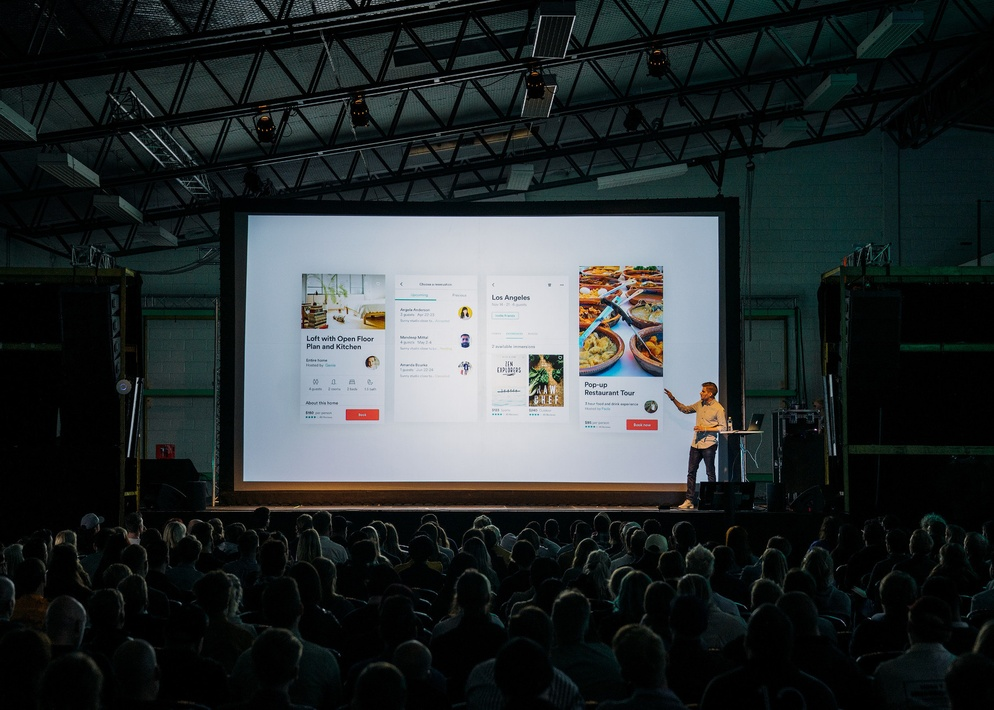
#> input picture content/event/example/featured.jpg, 994 x 710 px, shrunk from 1800 x 1286 before the run, given in place of Fig0911(a)(noisy_fingerprint).tif, which was not available
$ jupyter execute Morphological_Operations.ipynb   (text cells are left out)
#> lines starting #> are read from the running program, lines starting #| are printed output that depends on the picture; pictures that were not available may be replaced by others from this repository, and a replacement may not be noted
[cell 1]
# import libraries
import cv2
import pandas as pd
import numpy as np
import matplotlib.pyplot as plt

[cell 2]
img = cv2.imread(r"F:\New_Laptop_Documents\NMIMS_College_Docs\2nd_Year\2nd Semester\SIP\Practicals\Experiment_9\Fig0911(a)(noisy_fingerprint).tif", 0)
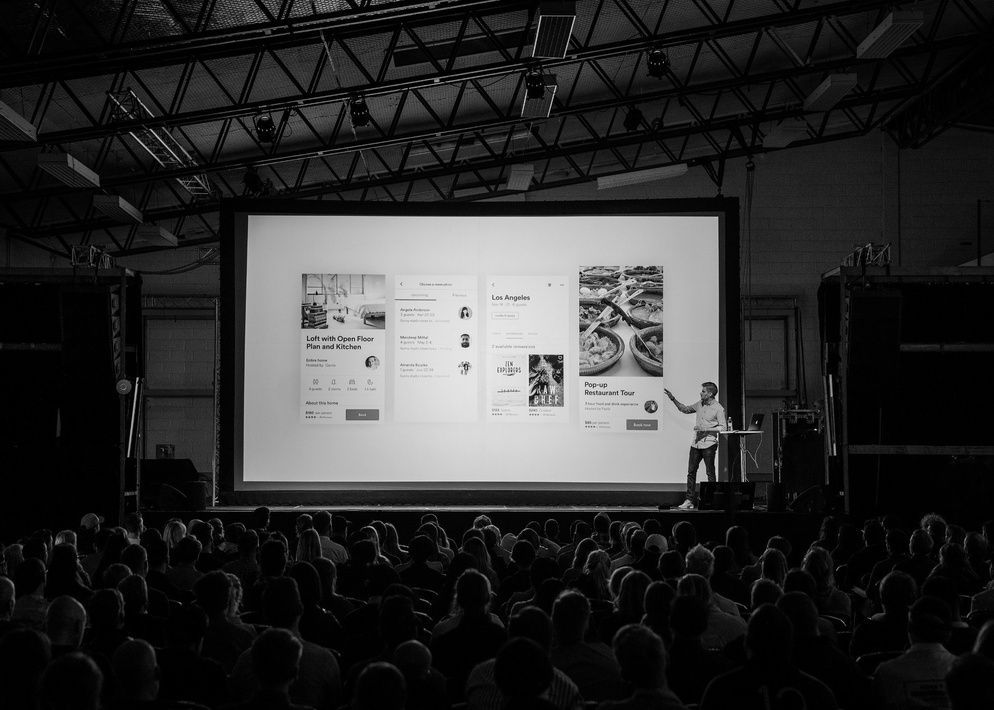
#> img: shape (710, 994); min 0, max 252, mean 46.1

[cell 3]
# Since we demonstrated the effects of user defined functions with built in functions of cv2 and they yielded the same result,
# we now create built in functions for erosion and dilation to use them for opening and closing of the image

[cell 4]
# We first erode the image and then dilate it on the image obtained after erosion. This process is called opening.
# Then we again dilate the image which we obtained after dilation and then erode the newly obtained image. This process is called closing.

[cell 5]
# We define inbuilt functions of erosion and dilation. This is also done to initialize the size of the structuring element.

[cell 6]
struct_element_size = int(input("Enter Structuring Element Size : "))
#> the answer given: 100
SE= np.ones((struct_element_size, struct_element_size))
constant = (struct_element_size - 1)//2

[cell 7]
# Defining a function using Built in Function for erosion
def erosion(img, SE):
  img_erode = cv2.erode(img, SE, 1)
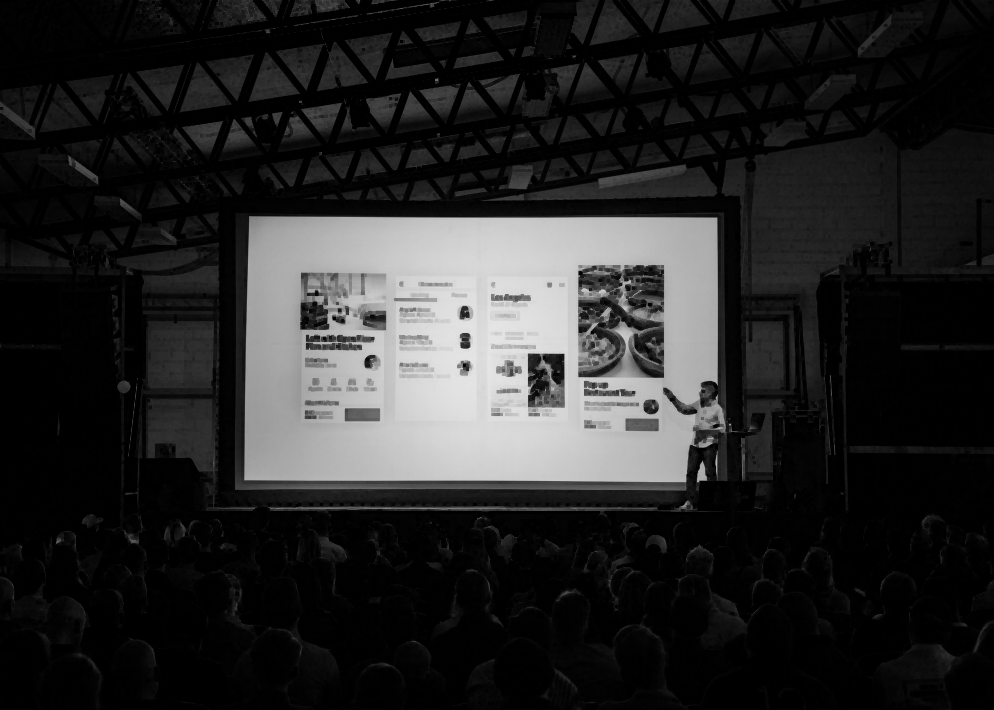
#> img_erode: shape (710, 994); min 0, max 229, mean 38.4
  return img_erode

# Defining a function using Built in Function for dilation
def dilation(img, SE):
  img_dilate = cv2.dilate(img, SE, 1)
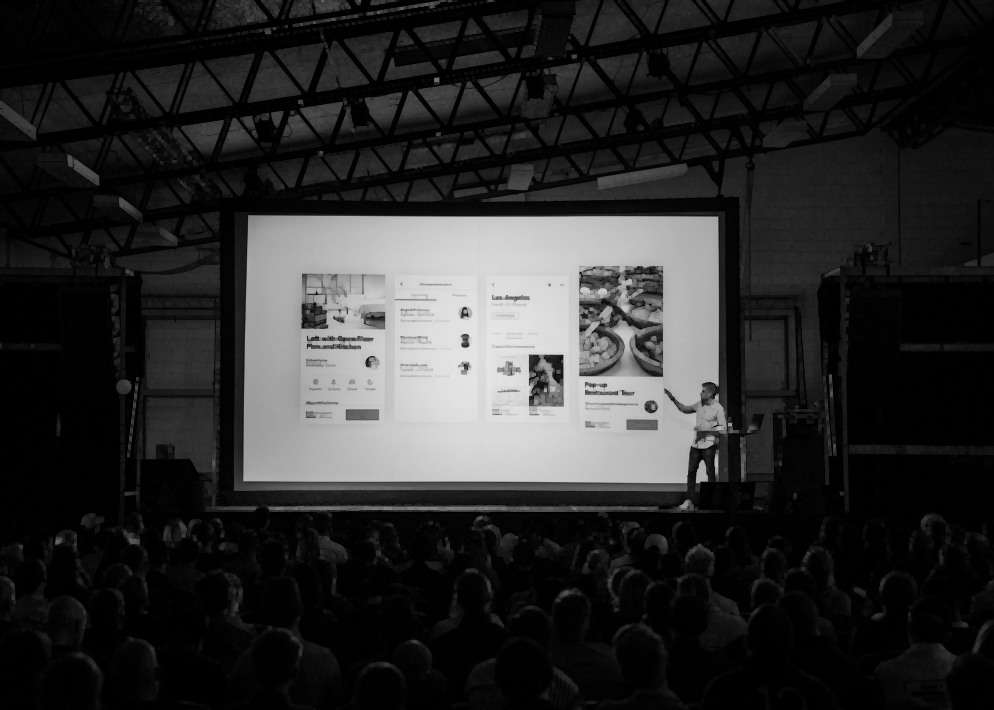
#> img_dilate: shape (710, 994); min 0, max 229, mean 42.7
  return img_dilate

[cell 8]
# Defining the structuring element
SE = cv2.getStructuringElement(cv2.MORPH_RECT, (3,3))

[cell 9]
# Erode the image for  the first time:
Erosion_First_Time = erosion(img, SE)

# Dilate the eroded image.
Dilating_First_Time = dilation(Erosion_First_Time, SE)

[cell 10]
# Dilate the opened image followed by ersoion.
Dilating_Second_Time = dilation(Dilating_First_Time, SE)
#> in dilation (call 2), `img_dilate = cv2.dilate(img, SE, 1)`:
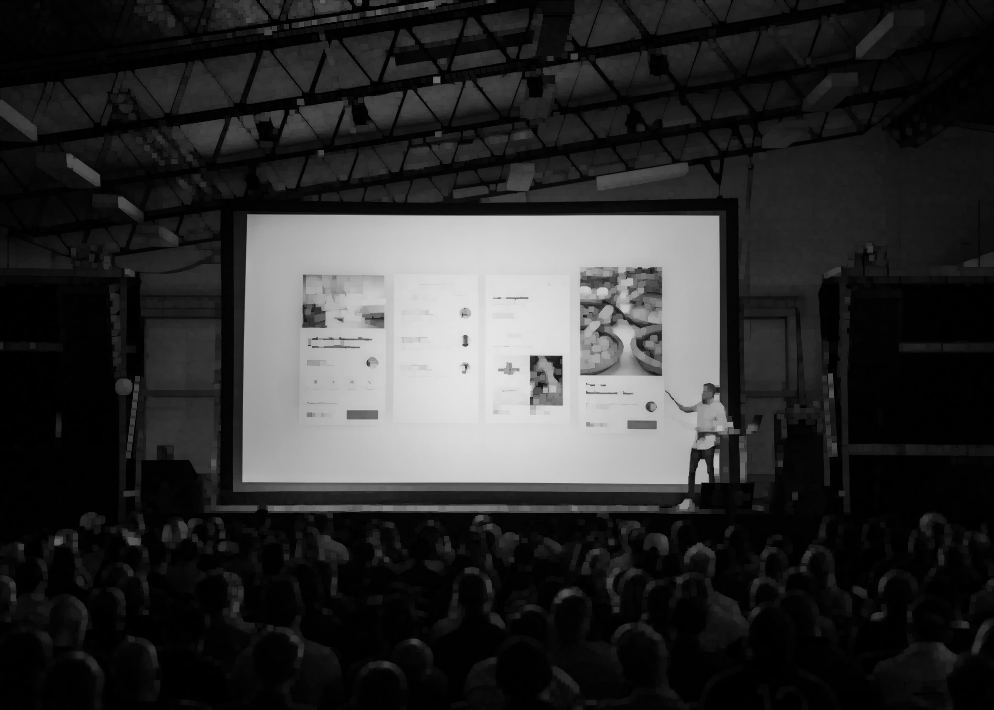
#> img_dilate: shape (710, 994); min 0, max 229, mean 46.5
Erosion_Second_Time = erosion(Dilating_Second_Time, SE)

[cell 11]
plt.figure(figsize = (15, 15))

plt.subplot(3, 2, 1)
plt.imshow(img, cmap = "gray")
plt.title("Original")

plt.subplot(3, 2, 2)
plt.title("Erosion First Time")
plt.imshow(Erosion_First_Time, cmap = "gray")

plt.subplot(3, 2, 3)
plt.title("Dilating First Time")
plt.imshow(Dilating_First_Time, cmap = "gray")

plt.subplot(3, 2, 4)
plt.title("Dilating Second Time")
plt.imshow(Dilating_Second_Time, cmap = "gray")

plt.subplot(3, 2, 5)
plt.title("Erosion Second Time")
plt.imshow(Erosion_Second_Time, cmap = "gray")

[cell 12]
radii = ["Original", "Erosion First Time", "Dilating First Time", "Dilating Second Time", "Erosion Second Time"]
images = [img, Erosion_First_Time, Dilating_First_Time, Dilating_Second_Time, Erosion_Second_Time]
plt.figure(figsize = (15, 15))
for i in range(len(radii)):
    plt.subplot(1, 5, i + 1)
    plt.imshow(images[i], cmap = "gray", vmin = 0, vmax = 255)
    plt.title("{}".format(radii[i]))
    plt.xticks([])
    plt.yticks([])

[cell 13]
radii = ["Original", "Opening the Image", "Closing the Image"]
images = [img, Dilating_First_Time, Erosion_Second_Time]
plt.figure(figsize = (15, 15))
for i in range(len(radii)):
    plt.subplot(1, 3, i + 1)
    plt.imshow(images[i], cmap = "gray", vmin = 0, vmax = 255)
    plt.title("{}".format(radii[i]))
    plt.xticks([])
    plt.yticks([])
